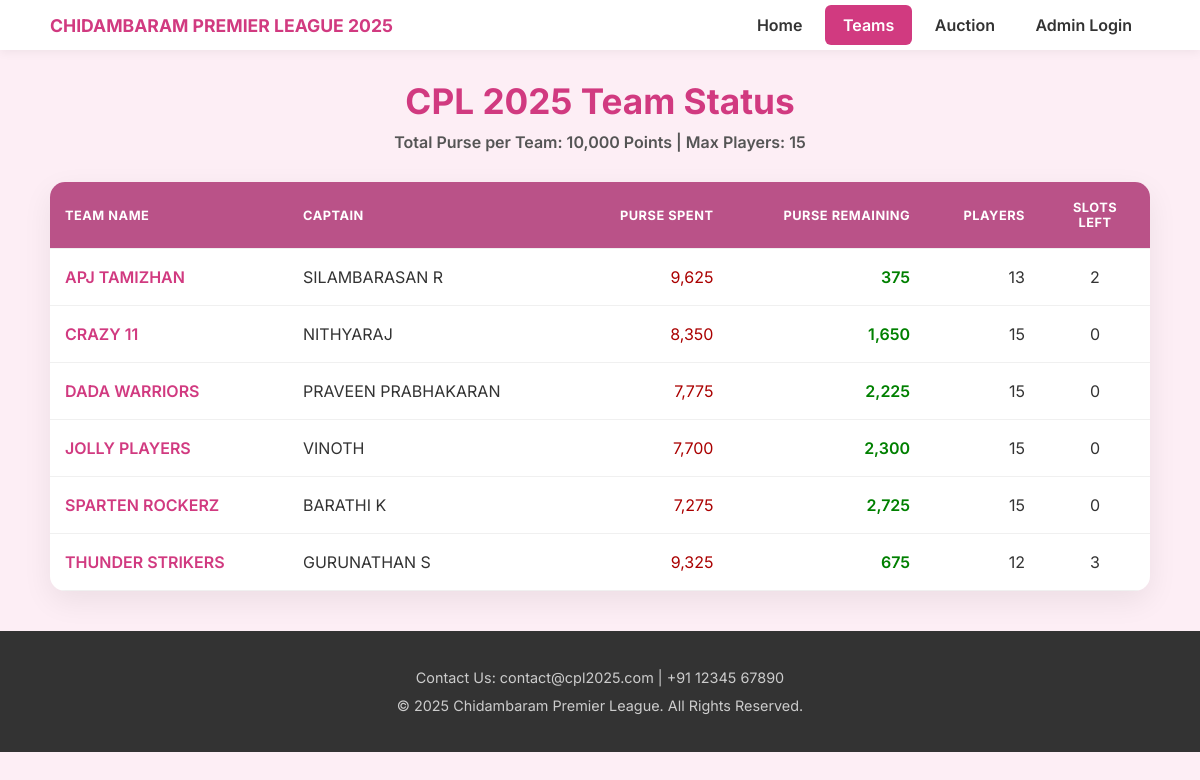
The page /teams on the database its author committed.
### models.py (models this page shows)
class Team(db.Model):
    id = Column(Integer, primary_key=True)
    team_name = Column(String(100), unique=True, nullable=False)
    captain_name = Column(String(100), nullable=False)
    purse = Column(Integer, default=10000)
    purse_spent = Column(Integer, default=0)
    players_taken_count = Column(Integer, default=0)
    slots_remaining = Column(Integer, default=15) # Assuming max 15 slots
    captain = relationship('User', uselist=False, back_populates='team')
    players = relationship('Player', back_populates='team', lazy='dynamic')

### app.py (the view)
@app.route('/teams')
def teams():
    all_teams = Team.query.order_by(Team.team_name).all()
    return render_template('teams.html', active_page='teams', teams=all_teams, current_user=current_user, Player=Player)

### templates/teams.html (shortened to what this page needs)
{% extends "layout.html" %}
{% set active_page = 'teams' %}
{% block content %}
<div class="main-container">
    <h2 class="page-title">CPL 2025 Team Status</h2>
    <p class="page-subtitle">Total Purse per Team: 10,000 Points | Max Players: 15</p>
    <div class="table-container">
        <table class="team-status-table">
            <thead>
                <tr>
                    <th>Team Name</th>
                    <th>Captain</th>
                    <th>Purse Spent</th>
                    <th>Purse Remaining</th>
                    <th>Players</th>
                    <th>Slots Left</th>
                </tr>
            </thead>
            <tbody>
                {% for team in teams %}
                <tr class="team-data-row">
                    <td data-label="Team Name">{{ team.team_name }}</td>
                    <td data-label="Captain">{{ team.captain_name }}</td>
                    <td data-label="Purse Spent">{{ "{:,}".format(team.purse_spent) }}</td>
                    <td data-label="Purse Remaining">{{ "{:,}".format(team.purse) }}</td>
                    <td data-label="Players">{{ team.players_taken_count }}</td>
                    <td data-label="Slots Left">{{ team.slots_remaining }}</td>
                </tr>
                            {% set retained = team.players.filter_by(is_retained=True).order_by(Player.player_name).all() %}
                            {% set bought = team.players.filter_by(is_retained=False).order_by(Player.sold_price.desc()).all() %}
                {% endfor %}
            </tbody>
        </table>
    </div>
</div>
{% endblock %}

### templates/layout.html (shortened to what this page needs)
<!DOCTYPE html>
<html lang="en">
<head>
    <link rel="stylesheet" href="https://cdnjs.cloudflare.com/ajax/libs/font-awesome/6.5.1/css/all.min.css" />
    <link rel="stylesheet" href="{{ url_for('static', filename='style.css') }}">
</head>
<body>
    <nav>
        <div class="nav-container">
            <a href="{{ url_for('home') }}" class="nav-title">Chidambaram Premier League 2025</a>
            <ul>
                <li><a href="{{ url_for('home') }}" class="{{ 'active' if active_page == 'home' else '' }}">Home</a></li>
                {% if current_user.is_authenticated %}
                    <li><a href="{{ url_for('players') }}" class="{{ 'active' if active_page == 'players' else '' }}">Players</a></li>
                    <li><a href="{{ url_for('teams') }}" class="{{ 'active' if active_page == 'teams' else '' }}">Teams</a></li>
                    {% if current_user.role != 'Captain' %}
                    <li><a href="{{ url_for('auctions') }}" class="{{ 'active' if active_page == 'auctions' else '' }}">Auction</a></li>
                    <li><a href="{{ url_for('dashboard') }}" class="{{ 'active' if active_page == 'dashboard' else '' }}">Dashboard</a></li>
                    {% endif %}
                    <li><a href="{{ url_for('logout') }}">Logout ({{ current_user.username }})</a></li>
                {% else %}
                    <li><a href="{{ url_for('teams') }}" class="{{ 'active' if active_page == 'teams' else '' }}">Teams</a></li>
                    <li><a href="{{ url_for('auctions') }}" class="{{ 'active' if active_page == 'auctions' else '' }}">Auction</a></li>
                    <li><a href="{{ url_for('login') }}" class="{{ 'active' if active_page == 'login' else '' }}">Admin Login</a></li>
                {% endif %}
            </ul>
        </div>
    </nav>
    {% block content %}{% endblock %}
    <footer style="margin-top: 40px;">
        <p>Contact Us: contact@cpl2025.com | +91 12345 67890</p>
        <p>&copy; 2025 Chidambaram Premier League. All Rights Reserved.</p>
    </footer>
</body>
</html>

### static/style.css (style rules this page uses)
body { font-family: 'Inter', Arial, sans-serif; margin: 0; padding: 0; background-color: #fdeef5; color: #333; }
.main-container { max-width: 1100px; margin: 0 auto; padding: 0 20px; }
h1, h2, h3 { color: #333; }
nav { background-color: #ffffff; padding: 5px 0; box-shadow: 0 2px 10px rgba(0,0,0,0.06); position: sticky; top: 0; z-index: 1000; transition: box-shadow 0.3s ease; }
.nav-container { max-width: 1100px; margin: 0 auto; padding: 0 20px; display: flex; justify-content: space-between; align-items: center; }
.nav-title { font-size: 1.1rem; font-weight: 700; color: #d13a80; text-decoration: none; text-transform: uppercase; }
nav ul { list-style-type: none; margin: 0; padding: 0; }
nav ul li { display: inline-block; }
nav ul li a { display: block; color: #333; text-decoration: none; padding: 10px 18px; font-weight: 600; border-radius: 6px; transition: all 0.3s ease; }
nav ul li a.active { background-color: #d13a80; color: white; }
footer { background-color: #333; color: #ccc; text-align: center; padding: 30px 20px; font-size: 0.9rem; line-height: 1.6; }
footer p { margin: 5px 0; }
.page-title { text-align: center; color: #d13a80; font-size: 2.2rem; font-weight: 700; margin: 30px 0; }
.page-subtitle { text-align: center; color: #555; font-size: 1rem; font-weight: 600; margin-top: -20px; margin-bottom: 30px; }
.table-container { background: #ffffff; border-radius: 15px; box-shadow: 0 10px 30px rgba(0,0,0,0.07); overflow: hidden; margin-bottom: 30px; }
.team-status-table { width: 100%; border-collapse: collapse; }
.team-status-table thead tr { background-color: #ba5288; color: white; font-size: 0.8rem; text-transform: uppercase; letter-spacing: 0.5px; }
.team-status-table th, .team-status-table td { padding: 18px 15px; text-align: left; border-bottom: 1px solid #f0f0f0; vertical-align: middle; }
.team-status-table th { font-weight: 700; }
.team-status-table tbody tr { transition: background-color 0.2s ease; }
.team-status-table td[data-label="Team Name"] { color: #d13a80; font-weight: 600; }
.team-status-table td[data-label="Purse Remaining"] { font-weight: 600; color: #008000; }
.team-status-table td[data-label="Purse Spent"] { color: #aa0000; }
.team-status-table th:nth-child(3), .team-status-table td:nth-child(3), .team-status-table th:nth-child(4), .team-status-table td:nth-child(4), .team-status-table th:nth-child(5), .team-status-table td:nth-child(5), .team-status-table th:nth-child(6), .team-status-table td:nth-child(6) { text-align: right; }
.team-status-table th:last-child, .team-status-table td:last-child { width: 80px; text-align: center; }

### rows shown on the page
Team: team_name "APJ TAMIZHAN", captain_name "SILAMBARASAN R", purse_spent "9,625", purse "375", players_taken_count "13", slots_remaining "2"
Team: team_name "CRAZY 11", captain_name "NITHYARAJ", purse_spent "8,350", purse "1,650", players_taken_count "15", slots_remaining "0"
Team: team_name "DADA WARRIORS", captain_name "PRAVEEN PRABHAKARAN", purse_spent "7,775", purse "2,225", players_taken_count "15", slots_remaining "0"
Team: team_name "JOLLY PLAYERS", captain_name "VINOTH", purse_spent "7,700", purse "2,300", players_taken_count "15", slots_remaining "0"
Team: team_name "SPARTEN ROCKERZ", captain_name "BARATHI K", purse_spent "7,275", purse "2,725", players_taken_count "15", slots_remaining "0"
Team: team_name "THUNDER STRIKERS", captain_name "GURUNATHAN S", purse_spent "9,325", purse "675", players_taken_count "12", slots_remaining "3"
